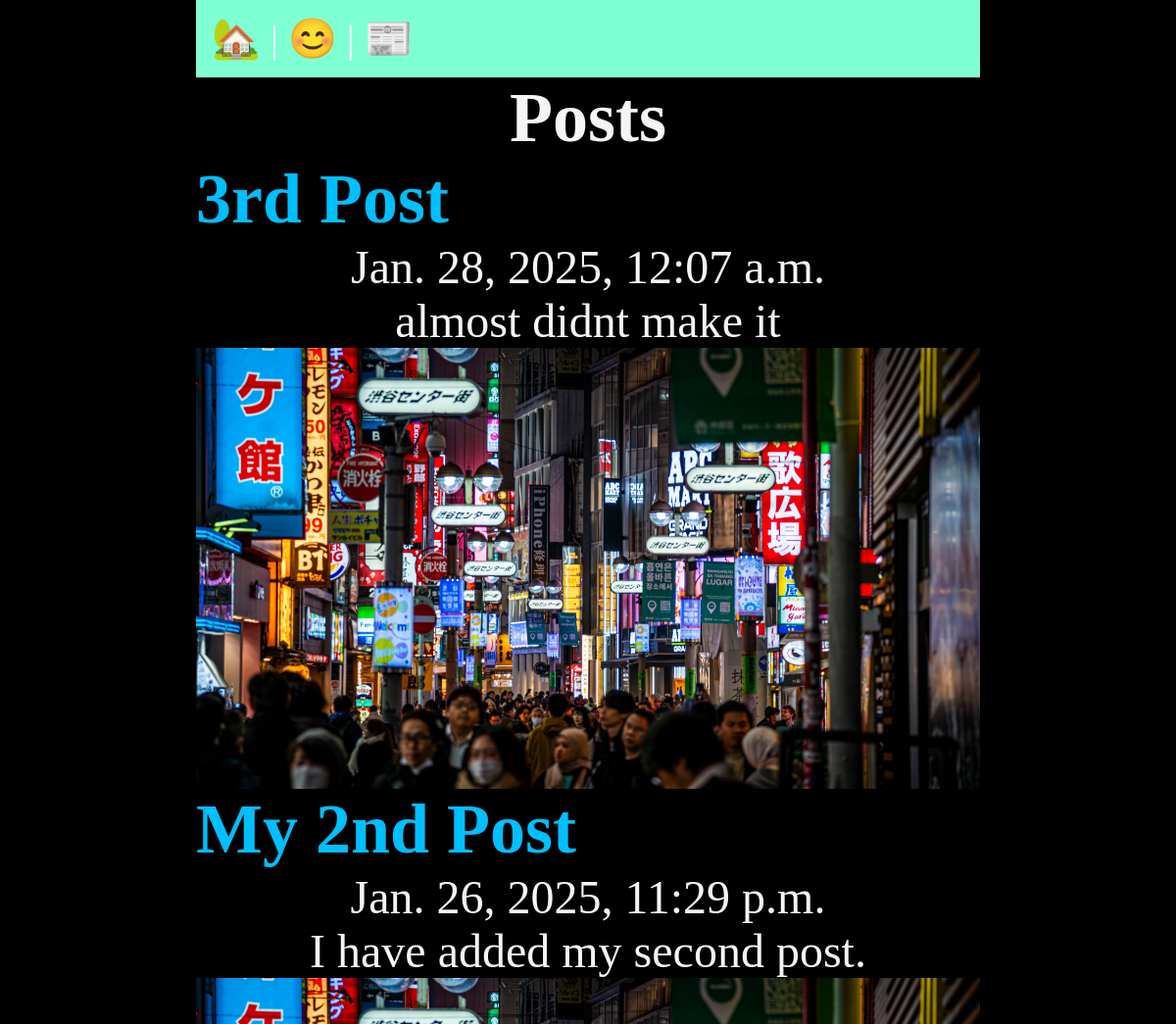
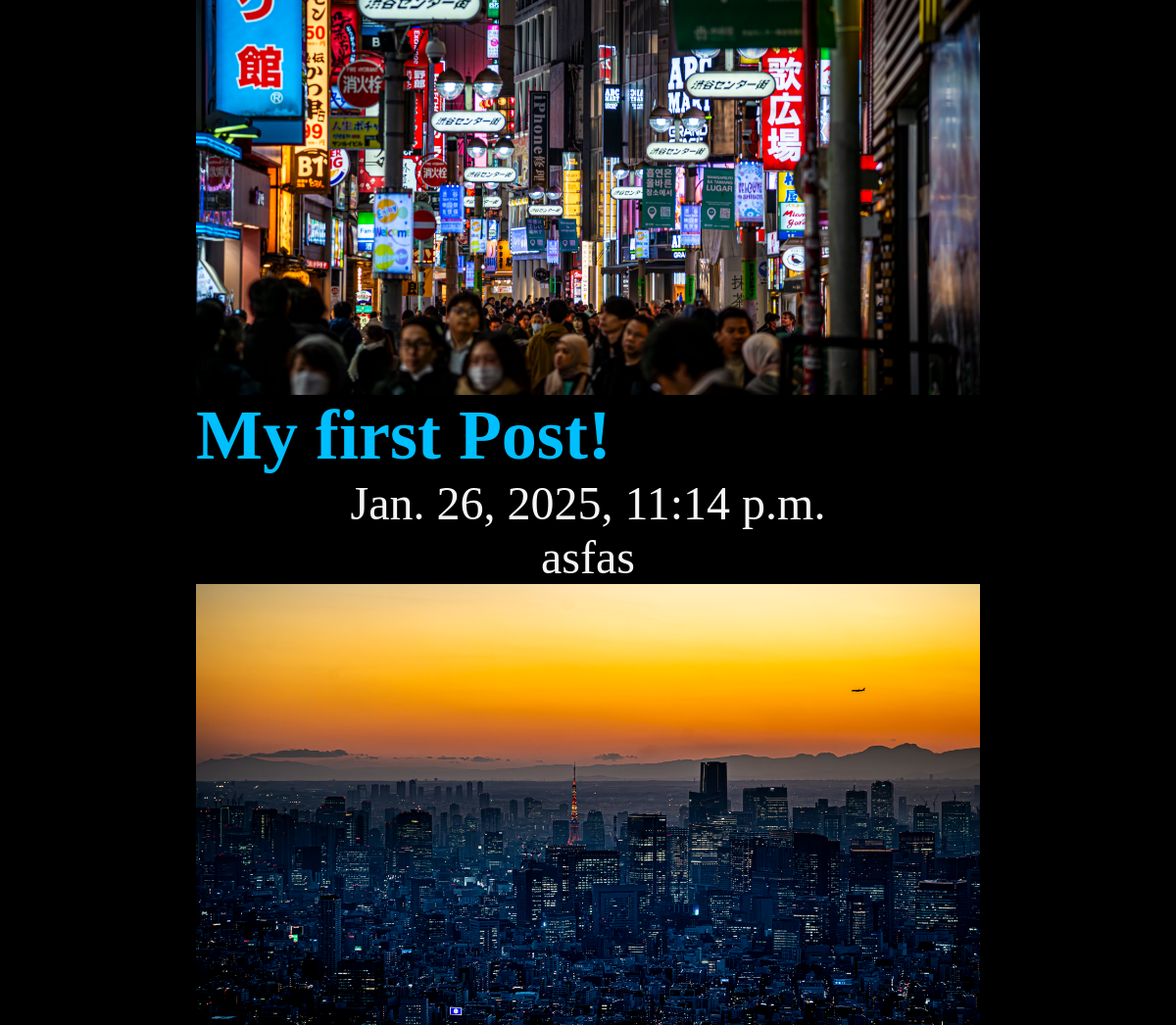
/posts/, run on the app's committed database (2 pictures, top to bottom).
### posts/models.py (models this page shows, shortened)
class Posts(models.Model):
    title = models.CharField(max_length=75)
    body = models.TextField()
    slug = models.SlugField()
    date = models.DateTimeField(auto_now_add=True)
    banner = models.ImageField(default='fallback.png', blank=True)

### posts/views.py (the view)
# urls.py: path('', views.posts_list, name="list"),
def posts_list(request):
    posts = Posts.objects.all().order_by('-date')
    return render(request,'posts/posts_list.html', { 'posts': posts })

### posts/templates/posts/posts_list.html (shortened to what this page needs)
{% extends 'layout.html' %}
{% block content %}
    <section>
    <h1>Posts</h1>
    {% for post in posts %}
        <article class="post">
            <h2>
                <a href="{% url 'posts:page' slug=post.slug %}">
                    {{ post.title }}
                </a>
            </h2>
            <p>{{ post.date }}</p>
            <p>{{ post.body }}</p>
            <img
                class="banner"
                src="{{ post.banner.url }}"
                alt="{{ post.title }}"
            />
        </article>
    {% endfor %}
    </section>
{% endblock %}

### templates/layout.html (shortened to what this page needs)
<!DOCTYPE html>
{% load static %}
<html lang="en">
	<head>
		<link rel="stylesheet" href="{% static 'css/style.css' %}" />
	</head>
	<body>
		<nav>
			<a href="/">🏡</a> |
			<a href="/about">😊</a> |
			<a href="{% url 'posts:list' %}">📰</a>
		</nav>
		<main>
			{% block content %}
			{% endblock %}
		</main>
	</body>
</html>

### static/css/style.css (style rules this page uses)
* { margin: 0; padding: 0; box-sizing: border-box; }
body { min-height: 100vh; display: grid; place-content: center; font-size: 3rem; background-color: black; color: whitesmoke; }
h1, p { text-align: center; }
nav { padding: 1rem; background-color: aquamarine; color: white; font-size: 2.5rem; }
main { flex-grow: 1; display: grid; place-content: center; }
a { text-decoration: none; color: deepskyblue; }
.banner { display: block; width: 100%; max-width: 800px; }

### data on the page
Posts: title "3rd Post", date "Jan. 28, 2025, 12:07 a.m.", body "almost didnt make it", banner (picture)
Posts: title "My 2nd Post", date "Jan. 26, 2025, 11:29 p.m.", body "I have added my second post.", banner (picture)
Posts: title "My first Post!", date "Jan. 26, 2025, 11:14 p.m.", body "asfas", banner (picture)
